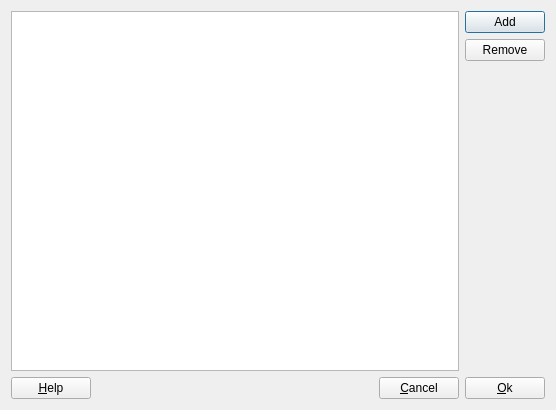
<?xml version="1.0" encoding="UTF-8"?>
<ui version="4.0">
 <class>LinkedDocument</class>
 <widget class="QDialog" name="LinkedDocument">
  <property name="geometry">
   <rect>
    <x>0</x>
    <y>0</y>
    <width>556</width>
    <height>410</height>
   </rect>
  </property>
  <property name="windowTitle">
   <string>Dialog</string>
  </property>
  <layout class="QVBoxLayout" name="verticalLayout">
   <item>
    <layout class="QGridLayout" name="gridLayout">
     <item row="0" column="1">
      <widget class="QPushButton" name="pBtnAdd">
       <property name="text">
        <string>Add</string>
       </property>
      </widget>
     </item>
     <item row="0" column="0" rowspan="3">
      <widget class="QSplitter" name="splitter">
       <property name="sizePolicy">
        <sizepolicy hsizetype="Expanding" vsizetype="Expanding">
         <horstretch>0</horstretch>
         <verstretch>0</verstretch>
        </sizepolicy>
       </property>
       <property name="orientation">
        <enum>Qt::Vertical</enum>
       </property>
       <widget class="QListView" name="listView"/>
      </widget>
     </item>
     <item row="2" column="1">
      <spacer name="verticalSpacer">
       <property name="orientation">
        <enum>Qt::Vertical</enum>
       </property>
       <property name="sizeHint" stdset="0">
        <size>
         <width>20</width>
         <height>40</height>
        </size>
       </property>
      </spacer>
     </item>
     <item row="1" column="1">
      <widget class="QPushButton" name="pBtnRemove">
       <property name="text">
        <string>Remove</string>
       </property>
      </widget>
     </item>
    </layout>
   </item>
   <item>
    <layout class="QHBoxLayout" name="horizontalLayout">
     <item>
      <widget class="QPushButton" name="pBtnHelp">
       <property name="text">
        <string>&amp;Help</string>
       </property>
      </widget>
     </item>
     <item>
      <spacer name="horizontalSpacer">
       <property name="orientation">
        <enum>Qt::Horizontal</enum>
       </property>
       <property name="sizeHint" stdset="0">
        <size>
         <width>143</width>
         <height>20</height>
        </size>
       </property>
      </spacer>
     </item>
     <item>
      <widget class="QPushButton" name="pBtnCancel">
       <property name="text">
        <string>&amp;Cancel</string>
       </property>
      </widget>
     </item>
     <item>
      <widget class="QPushButton" name="pBtnOk">
       <property name="text">
        <string>&amp;Ok</string>
       </property>
      </widget>
     </item>
    </layout>
   </item>
  </layout>
 </widget>
 <resources/>
 <connections/>
</ui>
